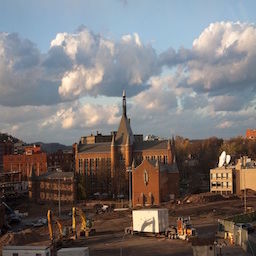
#> input picture bgs/12345678.jpg, 256 x 256 px, given in place of 00000000.jpg, which was not available
$ python gen.py bgs/12345678.jpg   (Python 2 division)   (older library calls are emulated)
#> lines starting #> are read from the running program, lines starting #| are printed output that depends on the picture; pictures that were not available may be replaced by others from this repository, and a replacement may not be noted
#!/usr/bin/env python
#
# Copyright (c) 2016 Matthew Earl
#
# Permission is hereby granted, free of charge, to any person obtaining a copy
# of this software and associated documentation files (the "Software"), to deal
# in the Software without restriction, including without limitation the rights
# to use, copy, modify, merge, publish, distribute, sublicense, and/or sell
# copies of the Software, and to permit persons to whom the Software is
# furnished to do so, subject to the following conditions:
#
#     The above copyright notice and this permission notice shall be included
#     in all copies or substantial portions of the Software.
#
#     THE SOFTWARE IS PROVIDED "AS IS", WITHOUT WARRANTY OF ANY KIND, EXPRESS
#     OR IMPLIED, INCLUDING BUT NOT LIMITED TO THE WARRANTIES OF
#     MERCHANTABILITY, FITNESS FOR A PARTICULAR PURPOSE AND NONINFRINGEMENT. IN
#     NO EVENT SHALL THE AUTHORS OR COPYRIGHT HOLDERS BE LIABLE FOR ANY CLAIM,
#     DAMAGES OR OTHER LIABILITY, WHETHER IN AN ACTION OF CONTRACT, TORT OR
#     OTHERWISE, ARISING FROM, OUT OF OR IN CONNECTION WITH THE SOFTWARE OR THE
#     USE OR OTHER DEALINGS IN THE SOFTWARE.


"""
Generate training and test images.

"""

__all__ = (
    'generate_ims',
)

import math
import os
import random
import sys

import cv2
import numpy

from PIL import Image
from PIL import ImageDraw
from PIL import ImageFont

import common

#fonts = ["fonts/Farrington-7B-Qiqi.ttf", "fonts/Arial.ttf", "fonts/times.ttf"]
fonts = ["fonts/times.ttf"]
FONT_HEIGHT = 32  # Pixel size to which the chars are resized

OUTPUT_SHAPE = (64, 200)

CHARS = common.CHARS + " "


def make_char_ims(output_height, font):
    font_size = output_height * 4
    font = ImageFont.truetype(font, font_size)
    height = max(font.getsize(d)[1] for d in CHARS)
    for c in CHARS:
        width = font.getsize(c)[0]
        im = Image.new("RGBA", (width, height), (0, 0, 0))
        draw = ImageDraw.Draw(im)
        draw.text((0, 0), c, (255, 255, 255), font=font)
        scale = float(output_height) / height
        im = im.resize((int(width * scale), output_height), Image.ANTIALIAS)
        yield c, numpy.array(im)[:, :, 0].astype(numpy.float32) / 255.


def get_all_font_char_ims(out_height):
    result = []
    for font in fonts:
        result.append(dict(make_char_ims(out_height, font)))
    return result


def euler_to_mat(yaw, pitch, roll):
    # Rotate clockwise about the Y-axis
    c, s = math.cos(yaw), math.sin(yaw)
    M = numpy.matrix([[c, 0., s],
                      [0., 1., 0.],
                      [-s, 0., c]])

    # Rotate clockwise about the X-axis
    c, s = math.cos(pitch), math.sin(pitch)
    M = numpy.matrix([[1., 0., 0.],
                      [0., c, -s],
                      [0., s, c]]) * M

    # Rotate clockwise about the Z-axis
    c, s = math.cos(roll), math.sin(roll)
    M = numpy.matrix([[c, -s, 0.],
                      [s, c, 0.],
                      [0., 0., 1.]]) * M

    return M


def pick_colors():
    first = True
    while first or plate_color - text_color < 0.3:
        text_color = random.random()
        plate_color = random.random()
        if text_color > plate_color:
            text_color, plate_color = plate_color, text_color
        first = False
    return text_color, plate_color


def make_affine_transform(from_shape, to_shape,
                          min_scale, max_scale,
                          scale_variation=1.0,
                          rotation_variation=1.0,
                          translation_variation=1.0):
    out_of_bounds = False

    from_size = numpy.array([[from_shape[1], from_shape[0]]]).T
    to_size = numpy.array([[to_shape[1], to_shape[0]]]).T

    scale = random.uniform((min_scale + max_scale) * 0.5 -
                           (max_scale - min_scale) * 0.5 * scale_variation,
                           (min_scale + max_scale) * 0.5 +
                           (max_scale - min_scale) * 0.5 * scale_variation)
    if scale > max_scale or scale < min_scale:
        out_of_bounds = True
    roll = random.uniform(-0.3, 0.3) * rotation_variation
    pitch = random.uniform(-0.2, 0.2) * rotation_variation
    yaw = random.uniform(-1.2, 1.2) * rotation_variation

    # Compute a bounding box on the skewed input image (`from_shape`).
    M = euler_to_mat(yaw, pitch, roll)[:2, :2]
    h, w = from_shape
    corners = numpy.matrix([[-w, +w, -w, +w],
                            [-h, -h, +h, +h]]) * 0.5
    skewed_size = numpy.array(numpy.max(M * corners, axis=1) -
                              numpy.min(M * corners, axis=1))

    # Set the scale as large as possible such that the skewed and scaled shape
    # is less than or equal to the desired ratio in either dimension.
    scale *= numpy.min(to_size / skewed_size)*1.1

    # Set the translation such that the skewed and scaled image falls within
    # the output shape's bounds.
    trans = (numpy.random.random((2, 1)) - 0.5) * translation_variation
    trans = ((2.0 * trans) ** 5.0) / 2.0
    if numpy.any(trans < -0.5) or numpy.any(trans > 0.5):
        out_of_bounds = True
    trans = (to_size - skewed_size * scale) * trans

    center_to = to_size / 2.
    center_from = from_size / 2.

    M = euler_to_mat(yaw, pitch, roll)[:2, :2]
    M *= scale
    M = numpy.hstack([M, trans + center_to - M * center_from])
    return M, out_of_bounds


def generate_code():
    f = ""
    append_blank = random.choice([True, False])

    for i in range(common.LENGTH):
        if 0 == i % 4 and append_blank:
            f = f + ' '
        f = f + random.choice(common.DIGITS)
    return f


def rounded_rect(shape, radius):
    out = numpy.ones(shape)
    out[:radius, :radius] = 0.0
    out[-radius:, :radius] = 0.0
    out[:radius, -radius:] = 0.0
    out[-radius:, -radius:] = 0.0

    cv2.circle(out, (radius, radius), radius, 1.0, -1)
    cv2.circle(out, (radius, shape[0] - radius), radius, 1.0, -1)
    cv2.circle(out, (shape[1] - radius, radius), radius, 1.0, -1)
    cv2.circle(out, (shape[1] - radius, shape[0] - radius), radius, 1.0, -1)

    return out


def generate_plate(font_height, char_ims):
    h_padding = random.uniform(0.2, 0.4) * font_height
    v_padding = random.uniform(0.1, 0.3) * font_height
    spacing = font_height * random.uniform(-0.01, 0.05)
    radius = 1 + int(font_height * 0.1 * random.random())
    code = generate_code()
    text_width = sum(char_ims[c].shape[1] for c in code)
    text_width += (len(code) - 1) * spacing

    out_shape = (int(font_height + v_padding * 2),
                 int(text_width + h_padding * 2))

    text_color, plate_color = pick_colors()

    text_mask = numpy.zeros(out_shape)

    x = h_padding
    y = v_padding
    for c in code:
        char_im = char_ims[c]
        ix, iy = int(x), int(y)
        text_mask[iy:iy + char_im.shape[0], ix:ix + char_im.shape[1]] = char_im
        x += char_im.shape[1] + spacing

    plate = (numpy.ones(out_shape) * plate_color * (1. - text_mask) +
             numpy.ones(out_shape) * text_color * text_mask)

    return plate, rounded_rect(out_shape, radius), code.replace(" ", "")


def generate_bg(num_bg_images):
    found = False
    while not found:
        fname = "bgs/{:08d}.jpg".format(random.randint(0, num_bg_images - 1))
        # fname = "bgs/12345678.jpg"
        bg = cv2.imread(fname, cv2.CV_LOAD_IMAGE_GRAYSCALE) / 255.
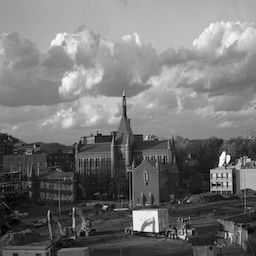
#> bg: shape (256, 256) float64; min 0, max 1, mean 0.457
        if (bg.shape[1] >= OUTPUT_SHAPE[1] and
                    bg.shape[0] >= OUTPUT_SHAPE[0]):
            found = True

    x = random.randint(0, bg.shape[1] - OUTPUT_SHAPE[1])
#> x = 2
    y = random.randint(0, bg.shape[0] - OUTPUT_SHAPE[0])
#> y = 66
    bg = bg[y:y + OUTPUT_SHAPE[0], x:x + OUTPUT_SHAPE[1]]
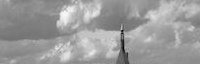
#> bg: shape (64, 200) float64; min 0, max 0.976, mean 0.61

    return bg


def generate_im(char_ims, num_bg_images):
    bg = generate_bg(num_bg_images)

    plate, plate_mask, code = generate_plate(FONT_HEIGHT, char_ims)
#> code = '59382'

    M, out_of_bounds = make_affine_transform(
        from_shape=plate.shape,
        to_shape=bg.shape,
        min_scale=0.8,
        max_scale=0.9,
        rotation_variation=0.3,
        scale_variation=1.0,
        translation_variation=1.0)
#> out_of_bounds = False
    plate = cv2.warpAffine(plate, M, (bg.shape[1], bg.shape[0]))
    plate_mask = cv2.warpAffine(plate_mask, M, (bg.shape[1], bg.shape[0]))

    out = plate * plate_mask + bg * (1 - plate_mask)
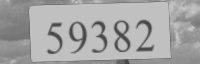
#> out: shape (64, 200) float64; min 0.259, max 0.812, mean 0.652
    out = cv2.resize(out, (OUTPUT_SHAPE[1], OUTPUT_SHAPE[0]))

    out += numpy.random.normal(scale=0.05, size=out.shape)
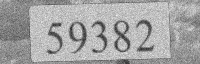
#> out: shape (64, 200) float64; min 0.158, max 0.946, mean 0.651
    out = numpy.clip(out, 0., 1.)
    return out, code, not out_of_bounds


def generate_ims(num_images):
    """
    Generate a number of number plate images.

    :param num_images:
        Number of images to generate.

    :return:
        Iterable of number plate images.

    """
    variation = 1.0
    char_ims = get_all_font_char_ims(FONT_HEIGHT)
    num_bg_images = len(os.listdir("bgs"))
    for i in range(num_images):
        yield generate_im(random.choice(char_ims), num_bg_images)


if __name__ == "__main__":
    if not os.path.exists("test"):
        os.mkdir("test")
    # im_gen = generate_ims(int(sys.argv[1]))
    im_gen = generate_ims(common.TEST_SIZE)
    for img_idx, (im, c, p) in enumerate(im_gen):
        fname = "test/{:08d}_{}_{}.png".format(img_idx, c,
                                               "1" if p else "0")
        print fname
        cv2.imwrite(fname, im * 255.)
#> this loop made 200 passes
#> fname on passes 1 to 3: 'test/00000000_59382_1.png', 'test/00000001_65938_1.png', 'test/00000002_39332_1.png'
#| test/00000000_59382_1.png
#| test/00000001_65938_1.png
#| test/00000002_39332_1.png
#| test/00000003_71965_1.png
#| test/00000004_77515_1.png
#| test/00000005_01399_1.png
#| test/00000006_13145_1.png
#| test/00000007_22584_1.png
#> (further printed lines are left out)
